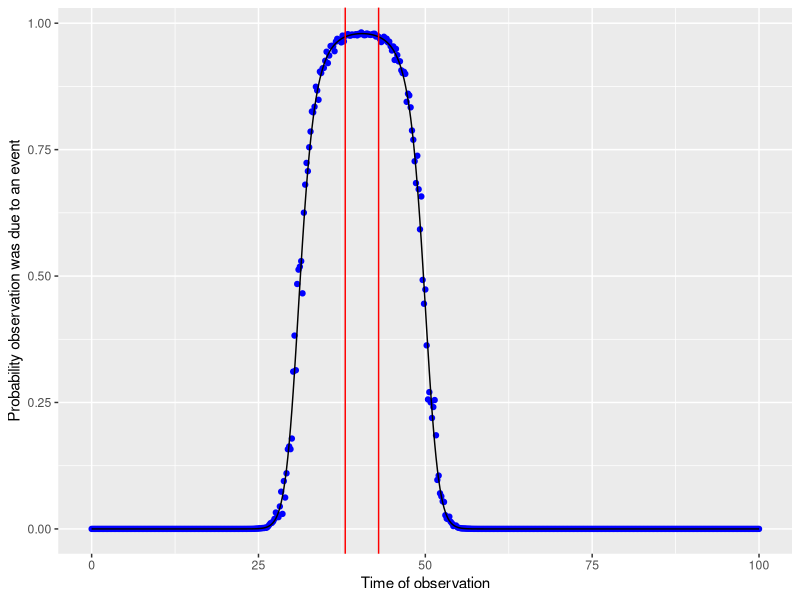

R code for this plot:
# Inference on a Bayesian network using Monte Carlo integration
#
#   e <-- theta  (Bernoulli)  [type of observation]
#   |
#   v
#   t <-- a1,b1 (Uniform)  [observation time if e = 0] (no event)
#     <-- a2,b2 (Uniform)  [observation time if e = 1] (event)
#   |
#   v
#   n <-- sigma  (Gaussian, mu = 0) [measurement noise]
#
# Problem: Given a sample from n, what is the probability of e?

library(ggplot2)

indicator <- function(t, a, b) {
  if (a <= t & t <= b) 1 else 0
}

calc.prob.e <- function(n, theta, a1, b1, a2, b2, sigma) {
  # Estimate the probability that the observation at time is due to an event.
  #
  # Args:
  #   n: Time of the observation.
  #   theta: Probability of an event.
  #   a1: Start time.
  #   b1: End time.
  #   a2: Start time of the event.
  #   b2: End time of the event.
  #   sigma: Standard deviation of the Gaussian measurement noise.
  #
  # Returns:
  #   Estimate of e.
  
  # Preconditions
  stopifnot(0 <= theta & theta <= 1)
  stopifnot(a1 < b1)
  stopifnot(a2 < b2)
  stopifnot(sigma > 0)
  stopifnot(min(a1,a2) <= n)
  stopifnot(max(b1,b2) >= n)
  
  # Perform Monte carlo integration
  n.samples <- 1000
  num.total <- 0
  den.total <- 0
  
  for (i in 1:n.samples) {
  
    t <- runif(1, a1, b1)
    
    num <- (1/(sqrt(2*pi)*sigma)) * (theta / (b2 - a2)) *
      indicator(t, a2, b2) * exp(-0.5 * (n-t)^2 / (sigma^2))
    
    den <- ((1/(sqrt(2*pi)*sigma)) * ((1 - theta) / (b1 - a1)) * 
      indicator(t, a1, b1) * exp(-0.5 * (n-t)^2 / (sigma^2))) + num
    
    num.total <- num.total + num
    den.total <- den.total + den
  }
  
  return(num.total / den.total)
}

theoretical.prob.e <- function(n, theta, a1, b1, a2, b2, sigma) {
  n0 <- pnorm(b2, mean = n, sd = sigma) - pnorm(a2, mean = n, sd = sigma)
  n1 <- pnorm(b1, mean = n, sd = sigma) - pnorm(a1, mean = n, sd = sigma)
  
  e0 <- (theta / (b2-a2)) * n0
  e1 <- ((1-theta) / (b1-a1)) * n1
  
  return(e0 / (e0 + e1))
}

theta <- 0.8
a1 <- 0
b1 <- 100
a2 <- 38
b2 <- 43
sigma <- 3

n.values <- seq(a1, b1, by = 0.2)
df <- data.frame(n = n.values)
df$prob.e <- apply(df, 1, function(r) calc.prob.e(r['n'], theta, a1, b1, a2, b2, sigma))
df$theoretical <- apply(df, 1, function(r) theoretical.prob.e(r['n'], theta, a1, b1, a2, b2, sigma))

ggplot() + 
  geom_point(data = df, mapping = aes(x = n.values, y = prob.e), col = "blue" ) +
  geom_line(data = df, mapping = aes(x = n.values, y = theoretical)) +
  geom_vline(xintercept = a2, col = "red") +
  geom_vline(xintercept = b2, col = "red") +
  xlab("Time of observation") + 
  ylab("Probability observation was due to an event")

